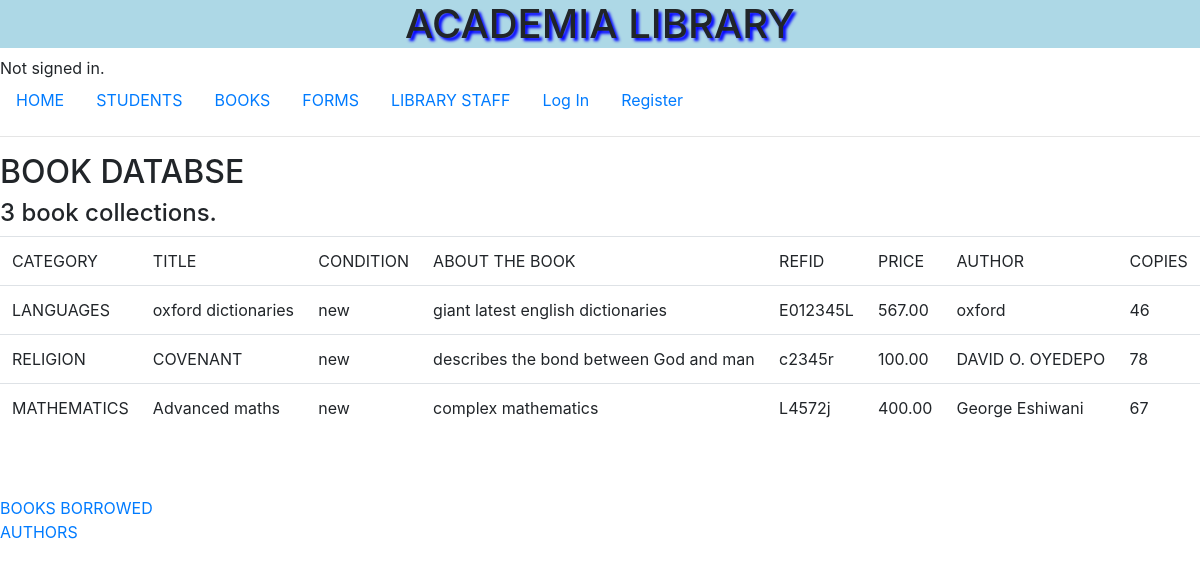
The app's page /all_books with its own data.
### library/models.py (models this page shows, shortened)
class Book(models.Model):
    category= models.CharField(max_length= 35)
    title = models.CharField(max_length=35)
    about_the_book= models.CharField(max_length=320)
    book_condition = models.CharField(max_length=320)
    refId= models.CharField(max_length= 50, default= '')
    imageUrl= models.CharField(max_length=950)
    price= models.DecimalField(max_digits=5, decimal_places=2, default=0)
    author= models.CharField(max_length=35)
    copies = models.IntegerField( default= 0)

### library/views.py (the view)
# urls.py: path("all_books", views.all_books, name= "all_books"),
def all_books(request):
    allBooks= Book.objects.all()
    return render(request, "library/all_books.html", {"allBooks":allBooks})

### library/templates/library/all_books.html (shortened to what this page needs)
{% extends "library/layout.html" %}
{% load static %}
{%  block content  %}
<h2>BOOK DATABSE</h2>
        <h4>{{allBooks.count}} book collections.</h4>
    <table class="table">
      <thead>
          <tr>
              <td>CATEGORY</td>
              <td>TITLE</td>
              <td>CONDITION</td>
              <td>ABOUT THE BOOK</td>
              <td>REFID</td>
              <td>PRICE</td>
              <td>AUTHOR</td>
              <td>COPIES</td>
          </tr>
      </thead>
      <tbody>
        {% for allBooks in allBooks %}
            <tr>
                    <td>{{allBooks.category}}</td>
                    <td>{{allBooks.title}}</td>
                    <td>{{allBooks.book_condition}}</td>
                    <td>{{allBooks.about_the_book}}</td>
                    <td>{{allBooks.refId}}</td>
                    <td>{{allBooks.price}}</td>
                    <td>{{allBooks.author}}</td>
                    <td>{{allBooks.copies}}</td>
            </tr>
        {% endfor %}
      </tbody>
    </table></br></br>
<div id="links">
    <a href="{% url 'library:book_borrowed_view'%}">BOOKS BORROWED</a></br>
    <a href="{% url 'library:author'%}">AUTHORS</a></br>
</div>
{% endblock content %}

### records on screen
Book: category "LANGUAGES", title "oxford dictionaries", book_condition "new", about_the_book "giant latest english dictionaries", refId "E012345L", price "567.00", author "oxford", copies "46"
Book: category "RELIGION", title "COVENANT", book_condition "new", about_the_book "describes the bond between God and man", refId "c2345r", price "100.00", author "DAVID O. OYEDEPO", copies "78"
Book: category "MATHEMATICS", title "Advanced maths", book_condition "new", about_the_book "complex mathematics", refId "L4572j", price "400.00", author "George Eshiwani", copies "67"

### other values on screen
{{ allBooks.count }} "3"
